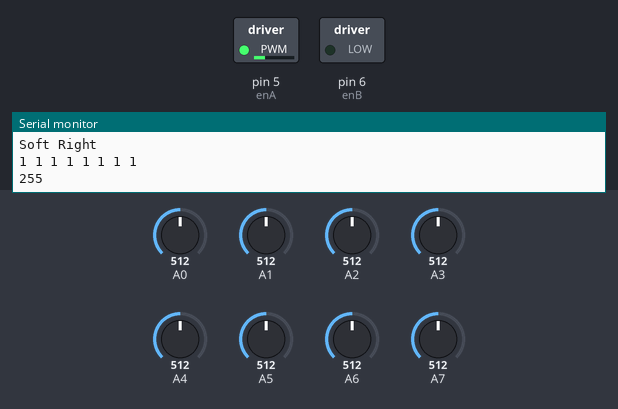
Bench run of a sketch on a simulated Arduino Nano, built with avr-gcc and run on an emulated ATmega328P. Shown: switched loads named in the sketch (green lamp = pin HIGH), the last lines printed to the serial monitor. Inputs (shaded band) come from the test bench; at power-on: A1 = 512, A0 = 512, A2 = 512, A3 = 512, A4 = 512, A5 = 512, A6 = 512, A7 = 512.

Above: at 1.2 s.
1.3 s: A1 set to 483
At 3.1 s:
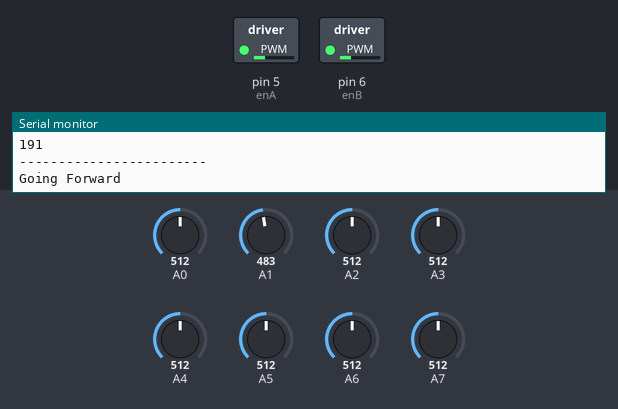
3.5 s: A0 set to 493
At 5.1 s:
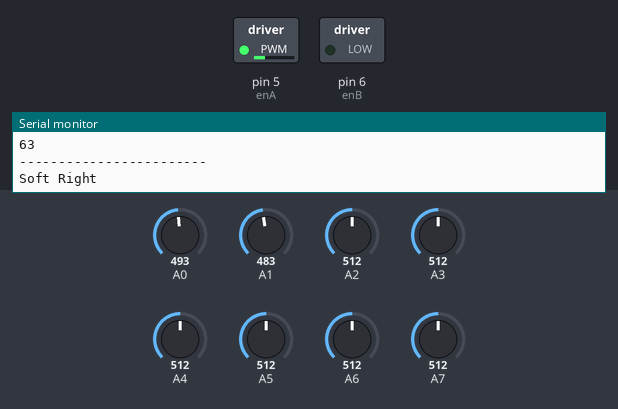
5.6 s: A0 set to 510
At 6.9 s:
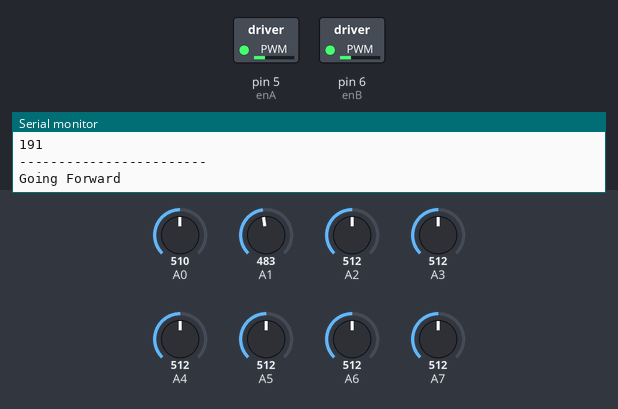
7.6 s: A0 set to 490
At 8.9 s:
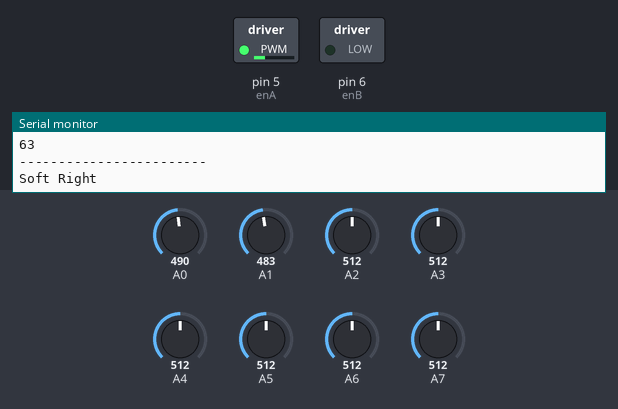
Timing chart, 0 to 10.6 s (numbered marks = the images above; inputs shaded):
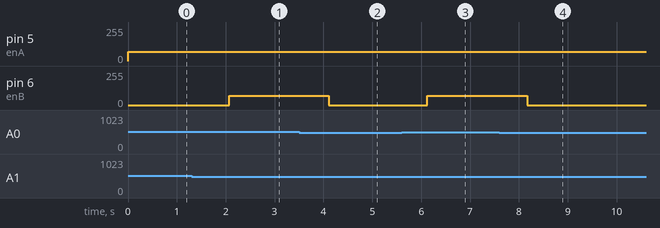

The sketch:

lfr0.1.ino
```cpp
// ----------------- Motor Pins ------------------
#define inA 3
#define inB 4
#define inC 7
#define inD 8
// Enable pin for PID
#define enA 5
#define enB 6

//------------------- PID variables -------------------
int IMS = 70 ;//initial motor speed
int LMS = 100;
int RMS = 180;

int error = 0;
float P=0,I=0,D=0,PID=0;
float prevErr = 0; //previous error
float prevI = 0; //previous integral
float kp =22 ,kd = 38, ki = 1.7;//tune it


// ----------------- IR Array Values and other variables
int sensorVal[8];
int sum = 0;
int lFlag=0,rFlag=0;
int count = 0;

// ----------------- Function Prototypes -------------------
void readSensor();
void logic();
void Stop();
void Forward();
void softLeft();
void hardLeft();
void softRight();
void hardRight();
void Backward();
void Search();
void Stabilizer();
void pidExecute();
void pidFunction();


// --------------------------- Setup Function ------------------------

void setup() {

  pinMode(A0,INPUT);
  pinMode(A1,INPUT);
  pinMode(A2,INPUT);
  pinMode(A3,INPUT);
  pinMode(A4,INPUT);
  pinMode(A5,INPUT);
  pinMode(A6,INPUT);
  pinMode(A7,INPUT);
  Serial.begin(9600);
}


// -----------------------------  Loop Function --------------------------
void loop() {
  readSensor();
  logic();
  delay(2000);
}


// ------------------- Functions ----------------


// -----------> Left, Right, Forward, Stop, Search, Back <----------------

void Forward(){
  analogWrite(enA, IMS);
  analogWrite(enB, IMS);
  digitalWrite(inA, LOW); //3
  digitalWrite(inB, HIGH); //4

  digitalWrite(inC, LOW); //7
  digitalWrite(inD, HIGH); //8

  Serial.println("------------------------");
  Serial.println("Going Forward");
}

void hardLeft(){
  analogWrite(enA, IMS);
  analogWrite(enB, IMS);

  digitalWrite(inA, HIGH);
  digitalWrite(inB, LOW);
  digitalWrite(inC, LOW);
  digitalWrite(inD, HIGH);

  lFlag = 1;

  Serial.println("------------------------");
  Serial.println("Hard Left");

}

void softLeft(){
  analogWrite(enA, 0);
  analogWrite(enB, IMS);

  digitalWrite(inA, LOW);
  digitalWrite(inB, LOW);
  digitalWrite(inC, LOW);
  digitalWrite(inD, HIGH);

  lFlag = 1;

  Serial.println("------------------------");
  Serial.println("Soft Left");
}

void hardRight(){

  analogWrite(enA, IMS);
  analogWrite(enB, IMS);

  digitalWrite(inA, LOW);
  digitalWrite(inB, HIGH);
  digitalWrite(inC, HIGH);
  digitalWrite(inD, LOW);

  rFlag = 1;

  Serial.println("------------------------");
  Serial.println("Hard Right");

}

void softRight(){
  analogWrite(enA, IMS);
  analogWrite(enB, 0);

  digitalWrite(inA, LOW);
  digitalWrite(inB, HIGH);
  digitalWrite(inC, LOW);
  digitalWrite(inD, LOW);

  rFlag = 1;

  Serial.println("------------------------");
  Serial.println("Soft Right");
}

void Stop(){
  analogWrite(enA, 0);
  analogWrite(enB, 0);

  digitalWrite(inA, LOW); //3
  digitalWrite(inB, LOW); //4
  digitalWrite(inC, LOW); //7
  digitalWrite(inD, LOW); //8

  Serial.println("------------------------");
  Serial.println("Stopped");
}

void Backward(){
  digitalWrite(inA, HIGH); //3
  digitalWrite(inB, LOW); //4

  digitalWrite(inC, HIGH); //7
  digitalWrite(inD, LOW); //8

  Serial.println("------------------------");
  Serial.println("Going Backrward");
}

void Search(){
  Serial.println("------------------------");
  Serial.println("Searching ");

//   readSensor();
//   if(sum > 24){
//     softLeft();
//   }else if(sum < 24){
//     softRight();
//   }else if(sum == 24){
//     Forward();
//   }else{
//     Stop();
//     delay(500);

//   }
//   Serial.println("------- Searching ----------");
// }
    softRight();
    readSensor();


}
// -------------------> Read Sensor and Logics <------------------

void readSensor() {
  for (int i = 0; i < 8; i++) {
    if(analogRead(i)> 500)
    {
      sensorVal[i] = 1;
    }else{
      sensorVal[i] = 0;
    }
    Serial.print(sensorVal[i]);
    Serial.print(' ');
  }
  Serial.println();


  sum = sensorVal[0]*128+ (sensorVal[1]*64) +(sensorVal[2]*32)+(sensorVal[3]*16)+(sensorVal[4]*8)+(sensorVal[5]*4)+(sensorVal[6]*2)+(sensorVal[7]*1);
  Serial.println(sum);
}

void logic()
{
  if(sum == 231|| sum == 230 || sum == 199) { //191 223 239 247 254 251 63 159 250 249 242 143
    Forward();
  }else if(sum==0){
      Stop();
  }else if(sum == 224 || sum == 240 || sum == 192 || sum == 230 || sum == 242 || sum == 248 || sum == 250 ){
    softLeft();
  }else if(sum == 15 || sum == 7 || sum == 6 || sum == 31 || sum == 63 || sum == 127 || sum == 159 || sum == 207){
    softRight();
  }else if(sum == 255){
    Search();
  }

  else{
    Serial.println("No condition is satisfied");
      readSensor();
      Forward();
  }
}

void Stabilizer(){

}

void pidFunction(){

}

void pidExecute(){

}
```

Measured:
- the behaviour switches between 501 and 500 on A1 (found by bisection; images 0 and 1)
- the behaviour switches between 501 and 500 on A0 (found by bisection; images 1 and 2)
- after the input at 1.3 s, pin 6 (enB): 0/255 → 70/255 after 0.77 s
- after the input at 3.5 s, pin 6 (enB): 70/255 → 0/255 after 0.61 s
- after the input at 5.6 s, pin 6 (enB): 0/255 → 70/255 after 0.52 s
- after the input at 7.6 s, pin 6 (enB): 70/255 → 0/255 after 0.57 s
